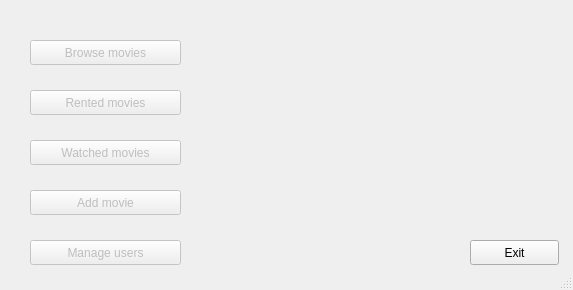
<?xml version="1.0" encoding="UTF-8"?>
<ui version="4.0">
 <class>MainWindow</class>
 <widget class="QMainWindow" name="MainWindow">
  <property name="geometry">
   <rect>
    <x>0</x>
    <y>0</y>
    <width>573</width>
    <height>290</height>
   </rect>
  </property>
  <property name="windowTitle">
   <string>Movie Rental</string>
  </property>
  <widget class="QWidget" name="centralwidget">
   <widget class="QPushButton" name="exitButton">
    <property name="geometry">
     <rect>
      <x>470</x>
      <y>240</y>
      <width>89</width>
      <height>25</height>
     </rect>
    </property>
    <property name="text">
     <string>Exit</string>
    </property>
   </widget>
   <widget class="QPushButton" name="browseMoviesButton">
    <property name="enabled">
     <bool>false</bool>
    </property>
    <property name="geometry">
     <rect>
      <x>30</x>
      <y>40</y>
      <width>151</width>
      <height>25</height>
     </rect>
    </property>
    <property name="text">
     <string>Browse movies</string>
    </property>
   </widget>
   <widget class="QPushButton" name="addMovieButton">
    <property name="enabled">
     <bool>false</bool>
    </property>
    <property name="geometry">
     <rect>
      <x>30</x>
      <y>190</y>
      <width>151</width>
      <height>25</height>
     </rect>
    </property>
    <property name="text">
     <string>Add movie</string>
    </property>
   </widget>
   <widget class="QPushButton" name="manageUsersButton">
    <property name="enabled">
     <bool>false</bool>
    </property>
    <property name="geometry">
     <rect>
      <x>30</x>
      <y>240</y>
      <width>151</width>
      <height>25</height>
     </rect>
    </property>
    <property name="text">
     <string>Manage users</string>
    </property>
   </widget>
   <widget class="QPushButton" name="rentalHistoryButton">
    <property name="enabled">
     <bool>false</bool>
    </property>
    <property name="geometry">
     <rect>
      <x>30</x>
      <y>90</y>
      <width>151</width>
      <height>25</height>
     </rect>
    </property>
    <property name="text">
     <string>Rented movies</string>
    </property>
   </widget>
   <widget class="QPushButton" name="watchedButton">
    <property name="enabled">
     <bool>false</bool>
    </property>
    <property name="geometry">
     <rect>
      <x>30</x>
      <y>140</y>
      <width>151</width>
      <height>25</height>
     </rect>
    </property>
    <property name="text">
     <string>Watched movies</string>
    </property>
   </widget>
  </widget>
  <widget class="QStatusBar" name="statusbar"/>
 </widget>
 <resources/>
 <connections/>
</ui>
